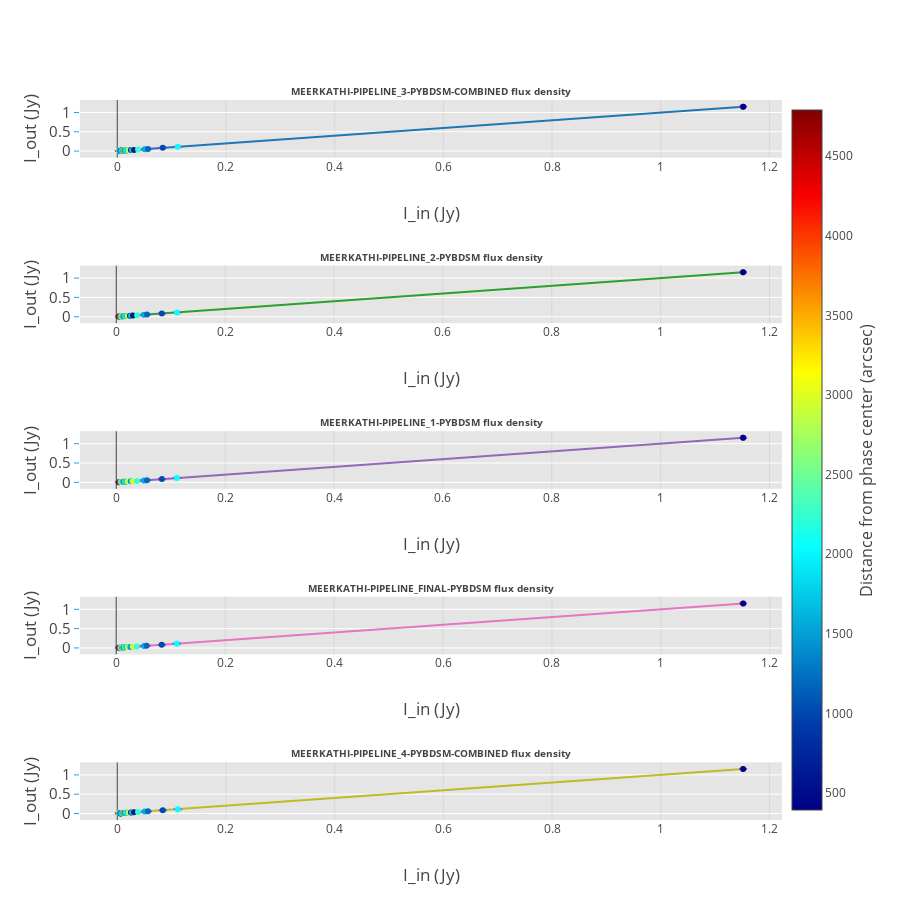

Notebook cell for this chart:
### Code cell
data = []
im_titles =[]
flux_im = dict()
BINS = _num_bins.value
for input_model, output_model in models_compare.items():
    header = output_model[:-9]
    im_titles.append('<b>{:s} flux density</b>'.format(header.upper()))

fig = tools.make_subplots(rows=len(models_compare.keys()), cols=1, shared_yaxes=False, print_grid=False,
                          horizontal_spacing = 0.005, vertical_spacing = 0.15,
                          subplot_titles=im_titles)
i = -1
counter = 0
flux_im = dict()
I_min_max = []
err_I_min_max = []
for input_model, output_model in models_compare.items():
    i += 1
    counter += 1
    name_labels = []
    flux_in_data = []
    flux_out_data = []
    source_scale = []
    phase_center_dist = []
    flux_out_err_data = []
    heading = output_model[:-9]
    for n in range(len(results[heading]['flux'])):
        flux_out_data.append(results[heading]['flux'][n][0])
        flux_out_err_data.append(results[heading]['flux'][n][1])
        flux_in_data.append(results[heading]['flux'][n][2])
        name_labels.append(results[heading]['flux'][n][3])
        phase_center_dist.append(results[heading]['position'][n][-3])
        source_scale.append(results[heading]['shape'][n][3])
    LIMIT = 0
    zipped_props = zip(flux_out_data, flux_out_err_data, flux_in_data, name_labels, phase_center_dist, source_scale)
    flux_out_data, flux_out_err_data, flux_in_data, name_labels, phase_center_dist, source_scale = zip(
        *sorted(zipped_props, key=lambda x: x[0]))
    flux_R_score = r2_score(flux_in_data, flux_out_data)
    flux_MSE = mean_squared_error(flux_in_data, flux_out_data)
    I_out_in = [float(I_out)/I_in for I_out,I_in in zip(flux_out_data,flux_in_data)]
    fig.append_trace(go.Scatter(x=np.array([flux_in_data[0], flux_in_data[-1]]), showlegend=False,
                                y=np.array([flux_in_data[0], flux_in_data[-1]]), mode = 'line'), i+1, 1)
    fig.append_trace(go.Scatter(x=np.array(flux_in_data), y=np.array(flux_out_data),
                                mode = 'markers', showlegend=False,
                                text = name_labels, name = '%s flux_ratio' % heading,
                                marker = dict(color = phase_center_dist, showscale=True, colorscale='Jet',
                                              reversescale=False,
                                              colorbar = dict(title='Distance from phase center (arcsec)',
                                                              titleside ='right', titlefont=dict(size=16), x = 1.0)
                                             ) if i == 0 else dict(color = phase_center_dist, colorscale='Jet',
                                                                   reversescale=False),
                                error_y=dict(type='data', array=flux_out_err_data,
                                             color = 'rgb(158, 63, 221)', visible=True)), i+1, 1)
    fig['layout'].update(title='', height=900, width=900,
                         paper_bgcolor='rgb(255,255,255)', plot_bgcolor='rgb(229,229,229)',
                         legend=dict(x=0.8,y=1.0),)
    fig['layout'].update(
        {'yaxis{}'.format(counter):YAxis(title=u'I_out (Jy)',gridcolor='rgb(255,255,255)',
        #range=[1,10],
        tickfont=dict(size=15),
        titlefont=dict(size=17),
        showgrid=True,
        showline=False,
        showticklabels=True,
        tickcolor='rgb(51,153,225)',
        ticks='outside',
        zeroline=False)})
    fig['layout'].update({'xaxis{}'.format(counter):XAxis(title='I_in (Jy)', position=0.0,
                                                            titlefont=dict(size=17),
                                                            overlaying='x')})
    fig['layout']['annotations'].update({ 'font':{'size': 10}})
py.iplot(fig, filename='make-subplots-multiple-with-titles')

### Figure 1 — Plotly figure (JSON) as saved in the notebook; plotly's stock layout.template omitted (floating-point values rounded to 4 significant figures)
{"data": [{"mode": "line", "showlegend": false, "type": "scatter", "x": [0.002921, 1.152], "xaxis": "x1", "y": [0.002921, 1.152], "yaxis": "y1"}, {"error_y": {"array": [0.0005846, 0.0006908, 0.0006388, 0.000802, 0.000706, 0.0008606, 0.0008627, 0.0005793, 0.0007218, 0.0007452, 0.0008683, 0.000816, 0.00104, 0.0009832, 0.00105, 0.0009548, 0.0008643, 0.001126, 0.001137, 0.001126, 0.001128, 0.001126, 0.001137, 0.0007999, 0.0009737, 0.001089, 0.001009, 0.001137, 0.001207, 0.0007655, 0.001118, 0.001091, 0.0008589, 0.0007181, 0.0007697, 0.00122, 0.001248, 0.000956, 0.001181, 0.001208, 0.001266, 0.00138, 0.00118, 0.001266, 0.001416, 0.001125, 0.00104, 0.002225, 0.001132, 0.001356], "color": "rgb(158, 63, 221)", "type": "data", "visible": true}, "marker": {"color": [2922.0, 2473.0, 2840.0, 2292.0, 2317.0, 2395.0, 1952.0, 4790.0, 2848.0, 2619.0, 1062.0, 1675.0, 2121.0, 1822.0, 2875.0, 814.5, 2198.0, 803.8, 1281.0, 597.8, 1080.0, 727.4, 1407.0, 1936.0, 1321.0, 1900.0, 2335.0, 1390.0, 1471.0, 3173.0, 1724.0, 1206.0, 2433.0, 3224.0, 3450.0, 1466.0, 1344.0, 2461.0, 1816.0, 2882.0, 609.8, 1507.0, 2899.0, 657.7, 2263.0, 1585.0, 1203.0, 1027.0, 2040.0, 393.6], "colorbar": {"title": "Distance from phase center (arcsec)", "titlefont": {"size": 16}, "titleside": "right", "x": 1}, "colorscale": "Jet", "reversescale": false, "showscale": true}, "mode": "markers", "name": "meerkathi-pipeline_3-pybdsm-combined flux_ratio", "showlegend": false, "text": ["av264", "au284", "at274", "as303", "ar083", "aq053", "ap203", "ao127", "an304", "am054", "al251", "ak072", "aj333", "ai053", "ah354", "ag041", "af123", "ae331", "ad332", "ac340", "ab151", "aa331", "V332a", "Z273", "Y092", "X163", "W113", "V332", "U192", "T105", "S192", "R122", "Q084", "P305", "O315", "N182", "M182", "L304", "K053", "J344", "G131a", "I002", "H014", "G131", "F013", "E122", "D282", "C331", "B033", "A030"], "type": "scatter", "x": [0.002921, 0.003339, 0.00346, 0.003946, 0.0041, 0.004198, 0.004471, 0.00473, 0.004829, 0.004862, 0.004943, 0.005121, 0.005216, 0.005441, 0.005441, 0.00547, 0.005991, 0.006085, 0.00611, 0.006909, 0.007333, 0.007385, 0.007524, 0.007594, 0.00763, 0.008188, 0.009598, 0.009642, 0.009987, 0.01011, 0.01113, 0.01134, 0.01186, 0.01214, 0.0124, 0.013, 0.01625, 0.01631, 0.01763, 0.02131, 0.02511, 0.02658, 0.03, 0.03063, 0.03825, 0.05063, 0.0565, 0.08376, 0.1114, 1.152], "xaxis": "x1", "y": [0.002921, 0.003339, 0.00346, 0.003946, 0.0041, 0.004198, 0.004471, 0.00473, 0.004829, 0.004862, 0.004943, 0.005121, 0.005216, 0.005441, 0.005441, 0.00547, 0.005991, 0.006085, 0.00611, 0.006909, 0.007333, 0.007385, 0.007524, 0.007594, 0.00763, 0.008188, 0.009598, 0.009642, 0.009987, 0.01011, 0.01113, 0.01134, 0.01186, 0.01214, 0.0124, 0.013, 0.01625, 0.01631, 0.01763, 0.02131, 0.02511, 0.02658, 0.03, 0.03063, 0.03825, 0.05063, 0.0565, 0.08376, 0.1114, 1.152], "yaxis": "y1"}, {"mode": "line", "showlegend": false, "type": "scatter", "x": [0.00473, 1.152], "xaxis": "x2", "y": [0.00473, 1.152], "yaxis": "y2"}, {"error_y": {"array": [0.0005793, 0.0007999, 0.001009, 0.001207, 0.0007655, 0.001118, 0.0008589, 0.0007181, 0.0007697, 0.00122, 0.001248, 0.000956, 0.001181, 0.001208, 0.001266, 0.00138, 0.00118, 0.001266, 0.001416, 0.001125, 0.00104, 0.002225, 0.001132, 0.001356], "color": "rgb(158, 63, 221)", "type": "data", "visible": true}, "marker": {"color": [4790.0, 1936.0, 2335.0, 1471.0, 3173.0, 1724.0, 2433.0, 3224.0, 3450.0, 1466.0, 1344.0, 2461.0, 1816.0, 2882.0, 609.8, 1507.0, 2899.0, 657.7, 2263.0, 1585.0, 1203.0, 1027.0, 2040.0, 393.6], "colorscale": "Jet", "reversescale": false}, "mode": "markers", "name": "meerkathi-pipeline_2-pybdsm flux_ratio", "showlegend": false, "text": ["W127", "V273", "U113", "T192", "S105", "R192", "Q084", "P305", "O315", "N182", "M182", "L304", "K053", "J344", "G131a", "I002", "H014", "G131", "F013", "E122", "D282", "C331", "B033", "A030"], "type": "scatter", "x": [0.00473, 0.007594, 0.009598, 0.009987, 0.01011, 0.01113, 0.01186, 0.01214, 0.0124, 0.013, 0.01625, 0.01631, 0.01763, 0.02131, 0.02511, 0.02658, 0.03, 0.03063, 0.03825, 0.05063, 0.0565, 0.08376, 0.1114, 1.152], "xaxis": "x2", "y": [0.00473, 0.007594, 0.009598, 0.009987, 0.01011, 0.01113, 0.01186, 0.01214, 0.0124, 0.013, 0.01625, 0.01631, 0.01763, 0.02131, 0.02511, 0.02658, 0.03, 0.03063, 0.03825, 0.05063, 0.0565, 0.08376, 0.1114, 1.152], "yaxis": "y2"}, {"mode": "line", "showlegend": false, "type": "scatter", "x": [0.00473, 1.152], "xaxis": "x3", "y": [0.00473, 1.152], "yaxis": "y3"}, {"error_y": {"array": [0.0005753, 0.000911, 0.001009, 0.0007677, 0.00115, 0.0009622, 0.000684, 0.0008163, 0.001273, 0.001305, 0.0009232, 0.00129, 0.001229, 0.001501, 0.001171, 0.001429, 0.001424, 0.001047, 0.002493, 0.001174, 0.001789], "color": "rgb(158, 63, 221)", "type": "data", "visible": true}, "marker": {"color": [4791.0, 1935.0, 2334.0, 3174.0, 1725.0, 2433.0, 3225.0, 3451.0, 1465.0, 1342.0, 2461.0, 1816.0, 2883.0, 1509.0, 2899.0, 2264.0, 1586.0, 1203.0, 1027.0, 2040.0, 393.6], "colorscale": "Jet", "reversescale": false}, "mode": "markers", "name": "meerkathi-pipeline_1-pybdsm flux_ratio", "showlegend": false, "text": ["W127", "V273", "U113", "T105", "S192", "Q084", "P305", "O315", "N182", "M182", "L304", "K053", "J344", "I002", "H014", "G013", "E122", "D282", "C331", "B033", "A030"], "type": "scatter", "x": [0.00473, 0.007594, 0.009598, 0.01011, 0.01113, 0.01186, 0.01214, 0.0124, 0.013, 0.01625, 0.01631, 0.01763, 0.02131, 0.02658, 0.03, 0.03825, 0.05063, 0.0565, 0.08376, 0.1114, 1.152], "xaxis": "x3", "y": [0.004861, 0.00742, 0.009356, 0.009836, 0.0108, 0.01202, 0.0122, 0.01259, 0.01326, 0.01554, 0.01569, 0.01782, 0.02182, 0.02593, 0.03059, 0.03769, 0.05098, 0.05587, 0.08368, 0.1113, 1.151], "yaxis": "y3"}, {"mode": "line", "showlegend": false, "type": "scatter", "x": [0.004861, 1.151], "xaxis": "x4", "y": [0.004861, 1.151], "yaxis": "y4"}, {"error_y": {"array": [0.0005793, 0.0007999, 0.001009, 0.0007655, 0.001118, 0.001091, 0.0008589, 0.0007181, 0.0007697, 0.00122, 0.001248, 0.000956, 0.001181, 0.001208, 0.00138, 0.00118, 0.001416, 0.001125, 0.00104, 0.002225, 0.001132, 0.001356], "color": "rgb(158, 63, 221)", "type": "data", "visible": true}, "marker": {"color": [4790.0, 1936.0, 2335.0, 3173.0, 1724.0, 1206.0, 2433.0, 3224.0, 3450.0, 1466.0, 1344.0, 2461.0, 1816.0, 2882.0, 1507.0, 2899.0, 2263.0, 1585.0, 1203.0, 1027.0, 2040.0, 393.6], "colorscale": "Jet", "reversescale": false}, "mode": "markers", "name": "meerkathi-pipeline_final-pybdsm flux_ratio", "showlegend": false, "text": ["ao127", "Z273", "W113", "T105", "S192", "R122", "Q084", "P305", "O315", "N182", "M182", "L304", "K053", "J344", "I002", "H014", "F013", "E122", "D282", "C331", "B033", "A030"], "type": "scatter", "x": [0.004861, 0.00742, 0.009356, 0.009836, 0.0108, 0.01153, 0.01202, 0.0122, 0.01259, 0.01326, 0.01554, 0.01569, 0.01782, 0.02182, 0.02593, 0.03059, 0.03769, 0.05098, 0.05587, 0.08368, 0.1113, 1.151], "xaxis": "x4", "y": [0.00473, 0.007594, 0.009598, 0.01011, 0.01113, 0.01134, 0.01186, 0.01214, 0.0124, 0.013, 0.01625, 0.01631, 0.01763, 0.02131, 0.02658, 0.03, 0.03825, 0.05063, 0.0565, 0.08376, 0.1114, 1.152], "yaxis": "y4"}, {"mode": "line", "showlegend": false, "type": "scatter", "x": [0.002921, 1.152], "xaxis": "x5", "y": [0.002921, 1.152], "yaxis": "y5"}, {"error_y": {"array": [0.0005846, 0.0006908, 0.0006388, 0.000802, 0.000706, 0.0008606, 0.0008627, 0.0005793, 0.0007218, 0.0007452, 0.0008683, 0.000816, 0.00104, 0.0009832, 0.00105, 0.0009548, 0.0008643, 0.001126, 0.001137, 0.001126, 0.001128, 0.001126, 0.001137, 0.0007999, 0.0009737, 0.001089, 0.001009, 0.001137, 0.001207, 0.0007655, 0.001118, 0.001091, 0.0008589, 0.0007181, 0.0007697, 0.00122, 0.001248, 0.000956, 0.001181, 0.001208, 0.001266, 0.00138, 0.00118, 0.001266, 0.001416, 0.001125, 0.00104, 0.002225, 0.001132, 0.001356], "color": "rgb(158, 63, 221)", "type": "data", "visible": true}, "marker": {"color": [2922.0, 2473.0, 2840.0, 2292.0, 2317.0, 2395.0, 1952.0, 4790.0, 2848.0, 2619.0, 1062.0, 1675.0, 2121.0, 1822.0, 2875.0, 814.5, 2198.0, 803.8, 1281.0, 597.8, 1080.0, 727.4, 1407.0, 1936.0, 1321.0, 1900.0, 2335.0, 1390.0, 1471.0, 3173.0, 1724.0, 1206.0, 2433.0, 3224.0, 3450.0, 1466.0, 1344.0, 2461.0, 1816.0, 2882.0, 609.8, 1507.0, 2899.0, 657.7, 2263.0, 1585.0, 1203.0, 1027.0, 2040.0, 393.6], "colorscale": "Jet", "reversescale": false}, "mode": "markers", "name": "meerkathi-pipeline_4-pybdsm-combined flux_ratio", "showlegend": false, "text": ["av264", "au284", "at274", "as303", "ar083", "aq053", "ap203", "ao127", "an304", "am054", "al251", "ak072", "aj333", "ai053", "ah354", "ag041", "af123", "ae331", "ad332", "ac340", "ab151", "aa331", "V332a", "Z273", "Y092", "X163", "W113", "V332", "U192", "T105", "S192", "R122", "Q084", "P305", "O315", "N182", "M182", "L304", "K053", "J344", "G131a", "I002", "H014", "G131", "F013", "E122", "D282", "C331", "B033", "A030"], "type": "scatter", "x": [0.002921, 0.003339, 0.00346, 0.003946, 0.0041, 0.004198, 0.004471, 0.00473, 0.004829, 0.004862, 0.004943, 0.005121, 0.005216, 0.005441, 0.005441, 0.00547, 0.005991, 0.006085, 0.00611, 0.006909, 0.007333, 0.007385, 0.007524, 0.007594, 0.00763, 0.008188, 0.009598, 0.009642, 0.009987, 0.01011, 0.01113, 0.01134, 0.01186, 0.01214, 0.0124, 0.013, 0.01625, 0.01631, 0.01763, 0.02131, 0.02511, 0.02658, 0.03, 0.03063, 0.03825, 0.05063, 0.0565, 0.08376, 0.1114, 1.152], "xaxis": "x5", "y": [0.002921, 0.003339, 0.00346, 0.003946, 0.0041, 0.004198, 0.004471, 0.00473, 0.004829, 0.004862, 0.004943, 0.005121, 0.005216, 0.005441, 0.005441, 0.00547, 0.005991, 0.006085, 0.00611, 0.006909, 0.007333, 0.007385, 0.007524, 0.007594, 0.00763, 0.008188, 0.009598, 0.009642, 0.009987, 0.01011, 0.01113, 0.01134, 0.01186, 0.01214, 0.0124, 0.013, 0.01625, 0.01631, 0.01763, 0.02131, 0.02511, 0.02658, 0.03, 0.03063, 0.03825, 0.05063, 0.0565, 0.08376, 0.1114, 1.152], "yaxis": "y5"}], "layout": {"annotations": [{"font": {"size": 10}, "showarrow": false, "text": "<b>MEERKATHI-PIPELINE_3-PYBDSM-COMBINED flux density</b>", "x": 0.5, "xanchor": "center", "xref": "paper", "y": 1.0, "yanchor": "bottom", "yref": "paper"}, {"font": {"size": 10}, "showarrow": false, "text": "<b>MEERKATHI-PIPELINE_2-PYBDSM flux density</b>", "x": 0.5, "xanchor": "center", "xref": "paper", "y": 0.77, "yanchor": "bottom", "yref": "paper"}, {"font": {"size": 10}, "showarrow": false, "text": "<b>MEERKATHI-PIPELINE_1-PYBDSM flux density</b>", "x": 0.5, "xanchor": "center", "xref": "paper", "y": 0.54, "yanchor": "bottom", "yref": "paper"}, {"font": {"size": 10}, "showarrow": false, "text": "<b>MEERKATHI-PIPELINE_FINAL-PYBDSM flux density</b>", "x": 0.5, "xanchor": "center", "xref": "paper", "y": 0.31, "yanchor": "bottom", "yref": "paper"}, {"font": {"size": 10}, "showarrow": false, "text": "<b>MEERKATHI-PIPELINE_4-PYBDSM-COMBINED flux density</b>", "x": 0.5, "xanchor": "center", "xref": "paper", "y": 0.08, "yanchor": "bottom", "yref": "paper"}], "height": 900, "legend": {"x": 0.8, "y": 1}, "paper_bgcolor": "rgb(255,255,255)", "plot_bgcolor": "rgb(229,229,229)", "title": "", "width": 900, "xaxis1": {"anchor": "y1", "domain": [0, 1], "overlaying": "x", "position": 0, "title": "I_in (Jy)", "titlefont": {"size": 17}}, "xaxis2": {"anchor": "y2", "domain": [0, 1], "overlaying": "x", "position": 0, "title": "I_in (Jy)", "titlefont": {"size": 17}}, "xaxis3": {"anchor": "y3", "domain": [0, 1], "overlaying": "x", "position": 0, "title": "I_in (Jy)", "titlefont": {"size": 17}}, "xaxis4": {"anchor": "y4", "domain": [0, 1], "overlaying": "x", "position": 0, "title": "I_in (Jy)", "titlefont": {"size": 17}}, "xaxis5": {"anchor": "y5", "domain": [0, 1], "overlaying": "x", "position": 0, "title": "I_in (Jy)", "titlefont": {"size": 17}}, "yaxis1": {"anchor": "x1", "domain": [0.92, 1.0], "gridcolor": "rgb(255,255,255)", "showgrid": true, "showline": false, "showticklabels": true, "tickcolor": "rgb(51,153,225)", "tickfont": {"size": 15}, "ticks": "outside", "title": "I_out (Jy)", "titlefont": {"size": 17}, "zeroline": false}, "yaxis2": {"anchor": "x2", "domain": [0.69, 0.77], "gridcolor": "rgb(255,255,255)", "showgrid": true, "showline": false, "showticklabels": true, "tickcolor": "rgb(51,153,225)", "tickfont": {"size": 15}, "ticks": "outside", "title": "I_out (Jy)", "titlefont": {"size": 17}, "zeroline": false}, "yaxis3": {"anchor": "x3", "domain": [0.46, 0.54], "gridcolor": "rgb(255,255,255)", "showgrid": true, "showline": false, "showticklabels": true, "tickcolor": "rgb(51,153,225)", "tickfont": {"size": 15}, "ticks": "outside", "title": "I_out (Jy)", "titlefont": {"size": 17}, "zeroline": false}, "yaxis4": {"anchor": "x4", "domain": [0.23, 0.31], "gridcolor": "rgb(255,255,255)", "showgrid": true, "showline": false, "showticklabels": true, "tickcolor": "rgb(51,153,225)", "tickfont": {"size": 15}, "ticks": "outside", "title": "I_out (Jy)", "titlefont": {"size": 17}, "zeroline": false}, "yaxis5": {"anchor": "x5", "domain": [0, 0.08], "gridcolor": "rgb(255,255,255)", "showgrid": true, "showline": false, "showticklabels": true, "tickcolor": "rgb(51,153,225)", "tickfont": {"size": 15}, "ticks": "outside", "title": "I_out (Jy)", "titlefont": {"size": 17}, "zeroline": false}}}
